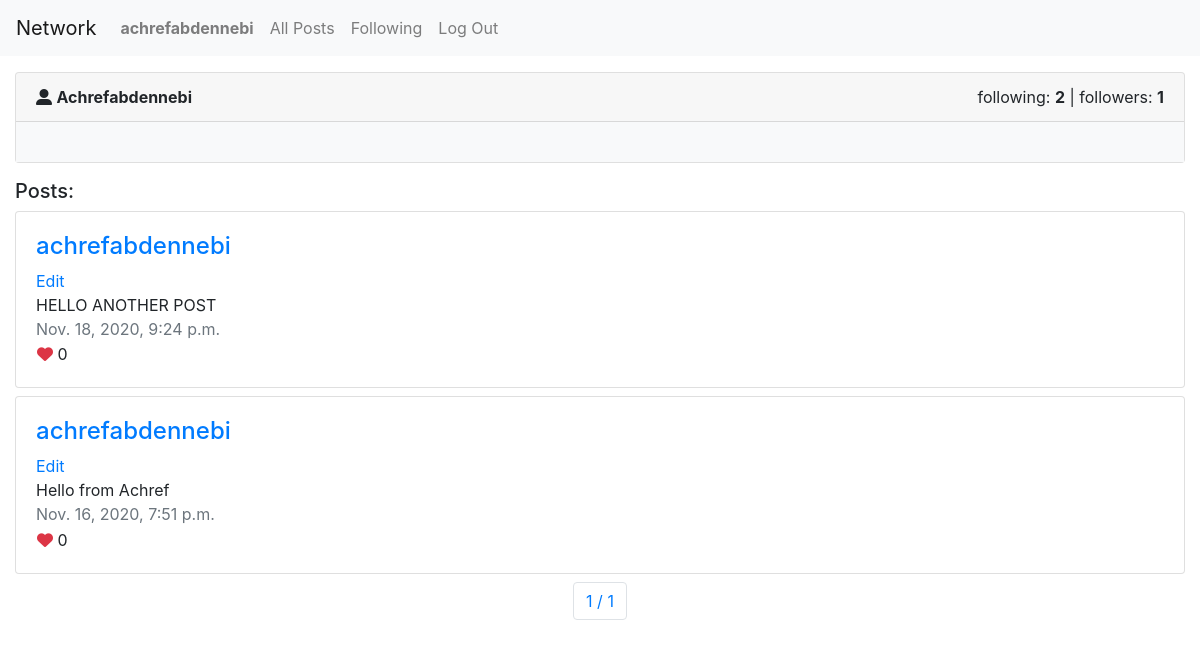
/profile/1 (signed in), run on the app's committed database.
### network/models.py (models this page shows, shortened)
class User(AbstractUser):
    pass

class Post(models.Model):
    content = models.CharField(max_length=250)
    created_by = models.ForeignKey(User,null=True, blank=True, on_delete=DO_NOTHING, related_name="users")
    likes = models.IntegerField(default=0)
    created_date = models.DateTimeField()

### network/views.py (the view)
# urls.py: path("profile/<int:profile_id>", views.getProfile, name="profile"),
@login_required(login_url='/login')
def getProfile(request, profile_id):
    try:
        profile = User.objects.get(pk=profile_id)
        following = profile.following.count()
        followersCount = profile.followers.count()
        posts = Post.objects.filter(created_by=profile.id).all().order_by('-created_date')
        is_followed = profile.followers.filter(following_id = profile_id).exists()
        paginator= Paginator(posts, 10);
        page_number = request.GET.get('page')
        post_page = paginator.get_page(page_number)
    except User.DoesNotExist:
        raise CommandError("Post not saved")
    return render(request, "network/profile.html", {
        "profile": profile,
        "following": following,
        "followers" : followersCount,
        "is_followed": is_followed,
        "posts": post_page
    })

### network/templates/network/profile.html (shortened to what this page needs)
{% extends "network/layout.html" %}
{% block body %}
<div class="container-fluid mt-3">
    <div class="card">
        <div class="card-header">
          <div class="float-left">
            <i class="fas fa-user-alt"></i>
            <span class="font-weight-bold text-capitalize">{{ profile }}</span>
          </div>
          <div class="float-right">
            <div>
                <span>following: <strong>{{following}}</strong></span> |
                <span>followers: <strong>{{followers}}</strong></span>
            </div>
          </div>
        </div>
        <div class="card-body bg-light">
        </div>
    </div>
</div>
<div class="container-fluid mt-3">
    <h5>Posts: </h5>
    {% for post in posts %}
    <div class="row mt-2">
        <div class="col-md-12">
            <div class="card">
                <div class="card-body">
                    <div class="post-detail">
                        <h4>
                            <a href="{% url 'profile' post.created_by.id %}">
                                {{ post.created_by }}
                            </a>
                        </h4>
                        {% if post.created_by.id ==  user.id %}
                        <a href="#">Edit</a>
                        {% endif %}
                        <div class="post-content">
                            {{ post.content }}
                        </div>
                        <span class="text-muted">{{ post.created_date }}</span>
                        <div class="post-reaction">
                            <button type="button" class="btn p-0">
                                <i class="fas fa-heart text-danger"></i>
                                <span class="font-weight-normal">{{post.likes}}</span>
                            </button>
                        </div>
                    </div>
                </div>
            </div>
        </div>
    </div>
    {% endfor %}
    <div class="row mt-2">
        <div class="col-md-12">
            <nav aria-label="pagination">
                <ul class="pagination justify-content-center">
                    <li class="page-item">
                        <a class="page-link" href="#"> {{ posts.number }} / {{ posts.paginator.num_pages }}</a>
                    </li>
                </ul>
            </nav>
        </div>
    </div>
</div>
{% endblock %}

### network/templates/network/layout.html (shortened to what this page needs)
{% load static %}
<!DOCTYPE html>
<html lang="en">
    <head>
        <link rel="stylesheet" href="https://stackpath.bootstrapcdn.com/bootstrap/4.4.1/css/bootstrap.min.css">
        <link href="{% static 'network/styles.css' %}" rel="stylesheet">
    </head>
    <body>
        <nav class="navbar navbar-expand-lg navbar-light bg-light">
            <a class="navbar-brand" href="#">Network</a>
            <div>
              <ul class="navbar-nav mr-auto">
                {% if user.is_authenticated %}
                    <li class="nav-item">
                        <a class="nav-link" href="{% url 'index' %}"><strong>{{ user.username }}</strong></a>
                    </li>
                {% endif %}
                <li class="nav-item">
                  <a class="nav-link" href="{% url 'posts' %}">All Posts</a>
                </li>
                {% if user.is_authenticated %}
                    <li class="nav-item">
                        <a class="nav-link" href="{% url 'following' %}">Following</a>
                    </li>
                    <li class="nav-item">
                        <a class="nav-link" href="{% url 'logout' %}">Log Out</a>
                    </li>
                {% endif %}
              </ul>
            </div>
          </nav>
        <div class="body">
            {% block body %}
            {% endblock %}
        </div>
    </body>
</html>

### data on the page
User: username "achrefabdennebi", username "Achrefabdennebi"
Post: created_by "achrefabdennebi", shows "Edit", content "HELLO ANOTHER POST", created_date "Nov. 18, 2020, 9:24 p.m.", likes "0"
Post: created_by "achrefabdennebi", shows "Edit", content "Hello from Achref", created_date "Nov. 16, 2020, 7:51 p.m.", likes "0"

### other printed values
{{ following }} "2"
{{ followers }} "1"
{{ posts.number }} "1"
{{ posts.paginator.num_pages }} "1"
